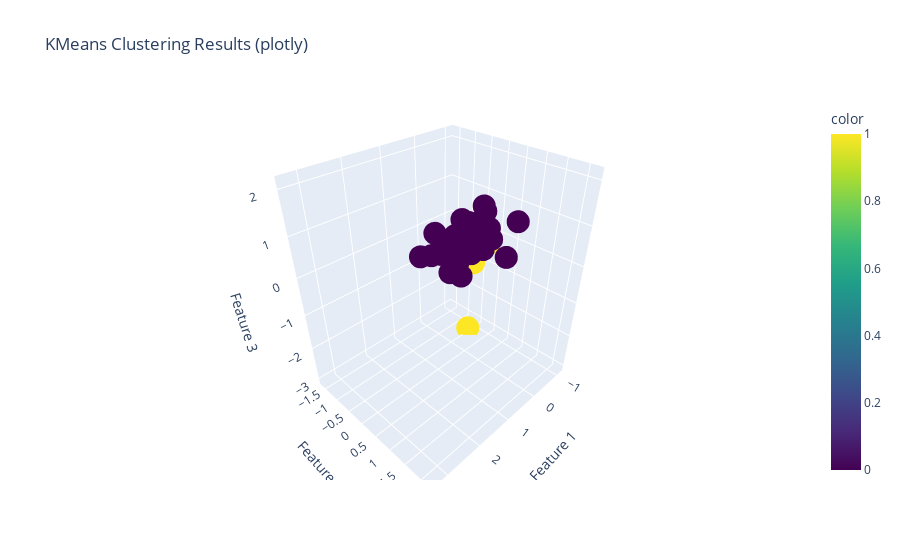
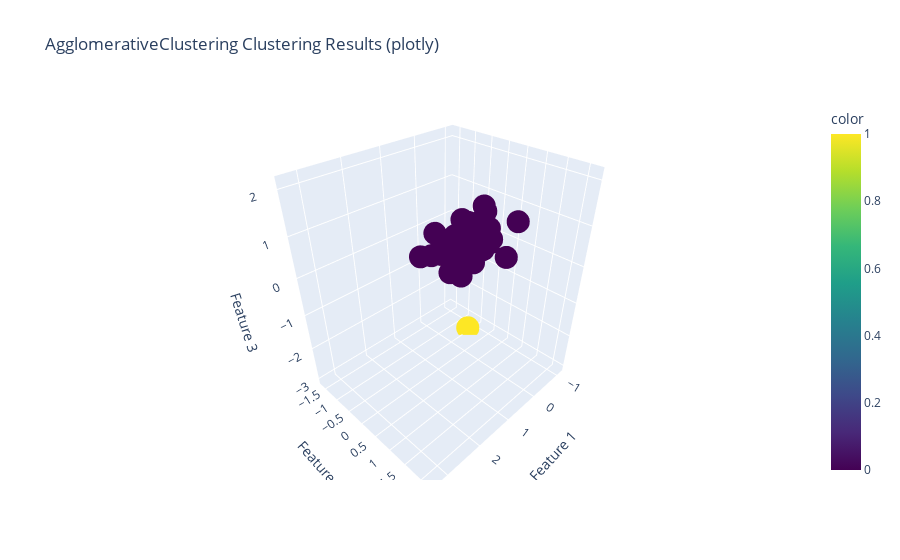
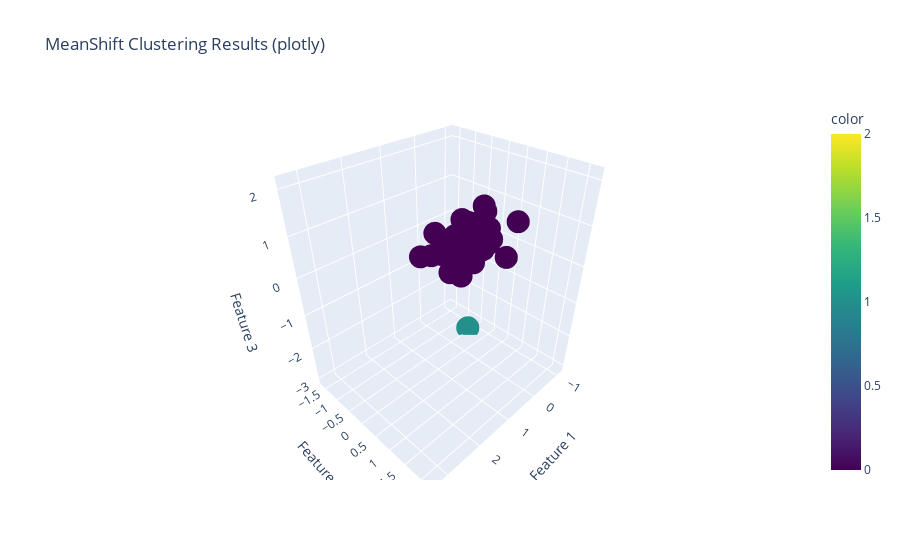
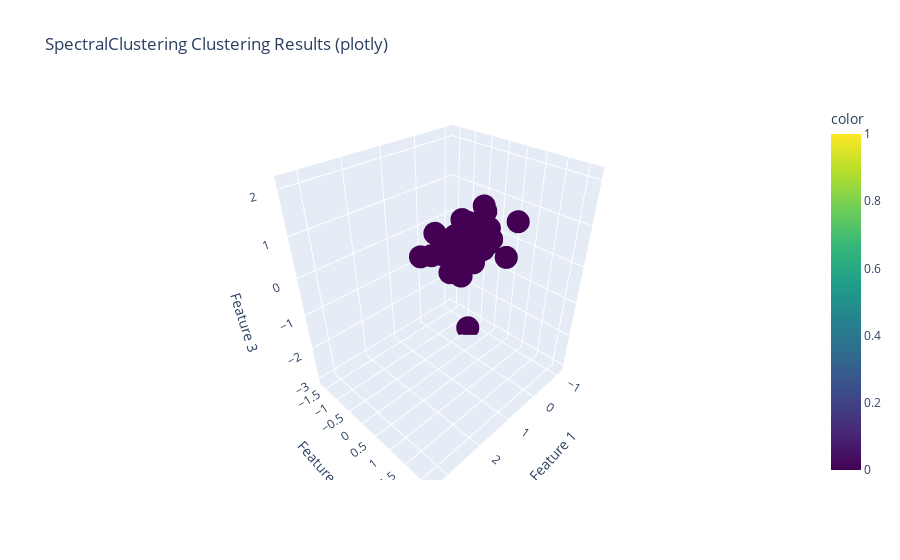

The notebook cell these images were saved under, in order:
### Code cell
import pandas as pd
import numpy as np
from sklearn.preprocessing import StandardScaler
from sklearn.cluster import KMeans, AgglomerativeClustering, DBSCAN, MeanShift, SpectralClustering
from sklearn.metrics import silhouette_score, davies_bouldin_score
import matplotlib.pyplot as plt
from mpl_toolkits.mplot3d import Axes3D
import plotly.express as px

# Load your data e drop the columns non-numeric
data = df.copy()
data = drop_columns(data)

# Standardize the data
scaler = StandardScaler()
data_scaled = scaler.fit_transform(data)

# Define the clustering algorithms
clustering_algorithms = {
    'KMeans': KMeans(n_clusters=2),
    'AgglomerativeClustering': AgglomerativeClustering(n_clusters=2),
    #'DBSCAN': DBSCAN(eps=0.5, min_samples=2),
    'MeanShift': MeanShift(),
    'SpectralClustering': SpectralClustering(n_clusters=2)
}

# Dictionary to store the results
results = {}

# Evaluate each clustering algorithm
for name, algorithm in clustering_algorithms.items():
    # Fit the model
    labels = algorithm.fit_predict(data_scaled)
    
    # Calculate evaluation metrics
    silhouette_avg = silhouette_score(data_scaled, labels)
    davies_bouldin = davies_bouldin_score(data_scaled, labels)
    
    # Store the results
    results[name] = {'Labels': labels, 'Silhouette Score': silhouette_avg, 'Davies-Bouldin Score': davies_bouldin}

# Print the results
for name, metrics in results.items():
    print(f"Algorithm: {name}")
    for metric, value in metrics.items():
        if metric != 'Labels':
            print(f"  {metric}: {value}")
    print()

# 3D Visualization using matplotlib
def plot_3d(data, labels, title):
    fig = plt.figure()
    ax = fig.add_subplot(111, projection='3d')
    scatter = ax.scatter(data[:, 0], data[:, 1], data[:, 2], c=labels, cmap='viridis')
    ax.set_title(title)
    ax.set_xlabel('Feature 1')
    ax.set_ylabel('Feature 2')
    ax.set_zlabel('Feature 3')
    legend1 = ax.legend(*scatter.legend_elements(), title="Clusters")
    ax.add_artist(legend1)
    plt.show()

# 3D Visualization using plotly
def plotly_3d(data, labels, title):
    fig = px.scatter_3d(
        x=data[:, 0], y=data[:, 1], z=data[:, 2],
        color=labels,
        title=title,
        labels={'x': 'Feature 1', 'y': 'Feature 2', 'z': 'Feature 3'},
        color_continuous_scale='Viridis'
    )
    fig.show()

# Plotting results for each algorithm
for name, metrics in results.items():
    labels = metrics['Labels']
    plot_3d(data_scaled, labels, f'{name} Clustering Results (matplotlib)')
    plotly_3d(data_scaled, labels, f'{name} Clustering Results (plotly)')

### Figure 1 — Plotly figure (JSON) as saved in the notebook; plotly's stock layout.template omitted (floating-point values rounded to 4 significant figures; data arrays with more than 128 entries replaced by an {"elided": "..."} marker saying what was removed)
{"data": [{"hovertemplate": "Feature 1=%{x}<br>Feature 2=%{y}<br>Feature 3=%{z}<br>color=%{marker.color}<extra></extra>", "legendgroup": "", "marker": {"color": {"elided": "947 int values"}, "coloraxis": "coloraxis", "symbol": "circle"}, "mode": "markers", "name": "", "scene": "scene", "showlegend": false, "type": "scatter3d", "x": {"elided": "947 float values"}, "y": {"elided": "947 float values"}, "z": {"elided": "947 float values"}}], "layout": {"coloraxis": {"colorbar": {"title": {"text": "color"}}, "colorscale": [[0, "#440154"], [0.1111, "#482878"], [0.2222, "#3e4989"], [0.3333, "#31688e"], [0.4444, "#26828e"], [0.5556, "#1f9e89"], [0.6667, "#35b779"], [0.7778, "#6ece58"], [0.8889, "#b5de2b"], [1, "#fde725"]]}, "legend": {"tracegroupgap": 0}, "scene": {"domain": {"x": [0, 1], "y": [0, 1]}, "xaxis": {"title": {"text": "Feature 1"}}, "yaxis": {"title": {"text": "Feature 2"}}, "zaxis": {"title": {"text": "Feature 3"}}}, "title": {"text": "KMeans Clustering Results (plotly)"}}}

### Figure 2 — Plotly figure (JSON) as saved in the notebook; plotly's stock layout.template omitted (floating-point values rounded to 4 significant figures; data arrays with more than 128 entries replaced by an {"elided": "..."} marker saying what was removed)
{"data": [{"hovertemplate": "Feature 1=%{x}<br>Feature 2=%{y}<br>Feature 3=%{z}<br>color=%{marker.color}<extra></extra>", "legendgroup": "", "marker": {"color": {"elided": "947 int values"}, "coloraxis": "coloraxis", "symbol": "circle"}, "mode": "markers", "name": "", "scene": "scene", "showlegend": false, "type": "scatter3d", "x": {"elided": "947 float values"}, "y": {"elided": "947 float values"}, "z": {"elided": "947 float values"}}], "layout": {"coloraxis": {"colorbar": {"title": {"text": "color"}}, "colorscale": [[0, "#440154"], [0.1111, "#482878"], [0.2222, "#3e4989"], [0.3333, "#31688e"], [0.4444, "#26828e"], [0.5556, "#1f9e89"], [0.6667, "#35b779"], [0.7778, "#6ece58"], [0.8889, "#b5de2b"], [1, "#fde725"]]}, "legend": {"tracegroupgap": 0}, "scene": {"domain": {"x": [0, 1], "y": [0, 1]}, "xaxis": {"title": {"text": "Feature 1"}}, "yaxis": {"title": {"text": "Feature 2"}}, "zaxis": {"title": {"text": "Feature 3"}}}, "title": {"text": "AgglomerativeClustering Clustering Results (plotly)"}}}

### Figure 3 — Plotly figure (JSON) as saved in the notebook; plotly's stock layout.template omitted (floating-point values rounded to 4 significant figures; data arrays with more than 128 entries replaced by an {"elided": "..."} marker saying what was removed)
{"data": [{"hovertemplate": "Feature 1=%{x}<br>Feature 2=%{y}<br>Feature 3=%{z}<br>color=%{marker.color}<extra></extra>", "legendgroup": "", "marker": {"color": {"elided": "947 int values"}, "coloraxis": "coloraxis", "symbol": "circle"}, "mode": "markers", "name": "", "scene": "scene", "showlegend": false, "type": "scatter3d", "x": {"elided": "947 float values"}, "y": {"elided": "947 float values"}, "z": {"elided": "947 float values"}}], "layout": {"coloraxis": {"colorbar": {"title": {"text": "color"}}, "colorscale": [[0, "#440154"], [0.1111, "#482878"], [0.2222, "#3e4989"], [0.3333, "#31688e"], [0.4444, "#26828e"], [0.5556, "#1f9e89"], [0.6667, "#35b779"], [0.7778, "#6ece58"], [0.8889, "#b5de2b"], [1, "#fde725"]]}, "legend": {"tracegroupgap": 0}, "scene": {"domain": {"x": [0, 1], "y": [0, 1]}, "xaxis": {"title": {"text": "Feature 1"}}, "yaxis": {"title": {"text": "Feature 2"}}, "zaxis": {"title": {"text": "Feature 3"}}}, "title": {"text": "MeanShift Clustering Results (plotly)"}}}

### Figure 4 — Plotly figure (JSON) as saved in the notebook; plotly's stock layout.template omitted (floating-point values rounded to 4 significant figures; data arrays with more than 128 entries replaced by an {"elided": "..."} marker saying what was removed)
{"data": [{"hovertemplate": "Feature 1=%{x}<br>Feature 2=%{y}<br>Feature 3=%{z}<br>color=%{marker.color}<extra></extra>", "legendgroup": "", "marker": {"color": {"elided": "947 int values"}, "coloraxis": "coloraxis", "symbol": "circle"}, "mode": "markers", "name": "", "scene": "scene", "showlegend": false, "type": "scatter3d", "x": {"elided": "947 float values"}, "y": {"elided": "947 float values"}, "z": {"elided": "947 float values"}}], "layout": {"coloraxis": {"colorbar": {"title": {"text": "color"}}, "colorscale": [[0, "#440154"], [0.1111, "#482878"], [0.2222, "#3e4989"], [0.3333, "#31688e"], [0.4444, "#26828e"], [0.5556, "#1f9e89"], [0.6667, "#35b779"], [0.7778, "#6ece58"], [0.8889, "#b5de2b"], [1, "#fde725"]]}, "legend": {"tracegroupgap": 0}, "scene": {"domain": {"x": [0, 1], "y": [0, 1]}, "xaxis": {"title": {"text": "Feature 1"}}, "yaxis": {"title": {"text": "Feature 2"}}, "zaxis": {"title": {"text": "Feature 3"}}}, "title": {"text": "SpectralClustering Clustering Results (plotly)"}}}
